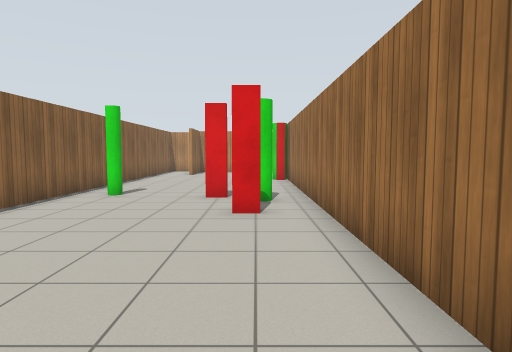
View 1 (above)

15 first-person views from a walk through a world built for the Gazebo simulator. The camera is 1.2 m above the floor, tilts 4° down and sees 75° across. The lines on the ground mark 1 m squares. The floor is counted in squares, 1 m on a side. Each view is taken from the middle of a square. On the plan, view 1 faces up. The plan holds only what a view shows up to about 13 squares ahead; the rest is blank. Gazebo's built-in surfaces are drawn with simple patterns.

View 2
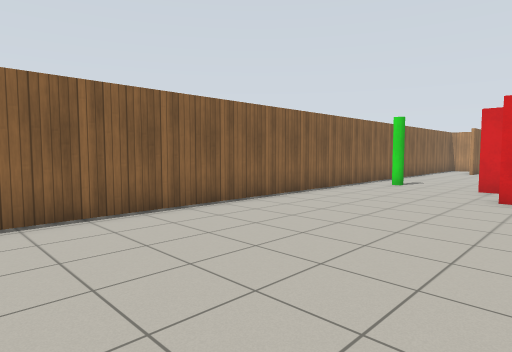

View 3
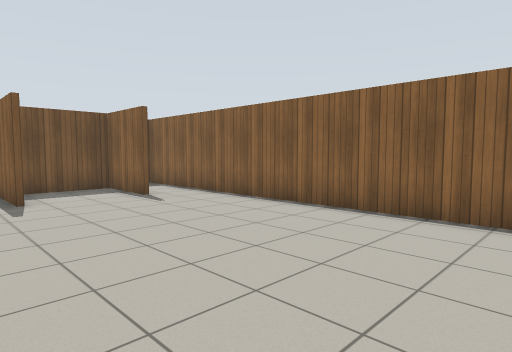

View 4
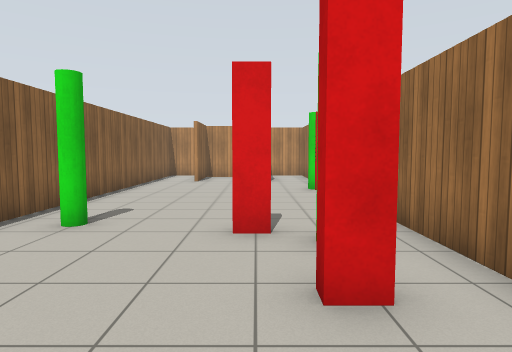

View 5
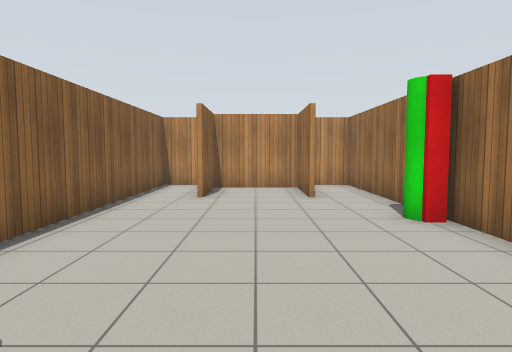

View 6
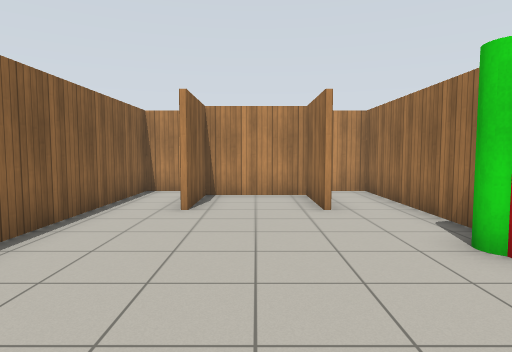

View 7
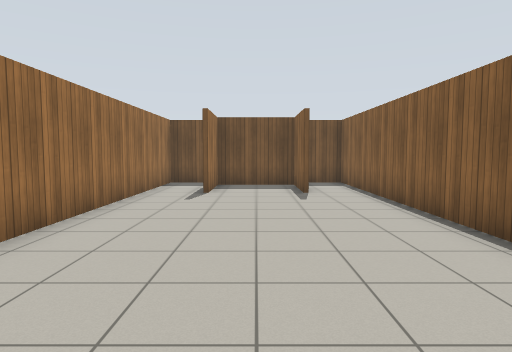

View 8
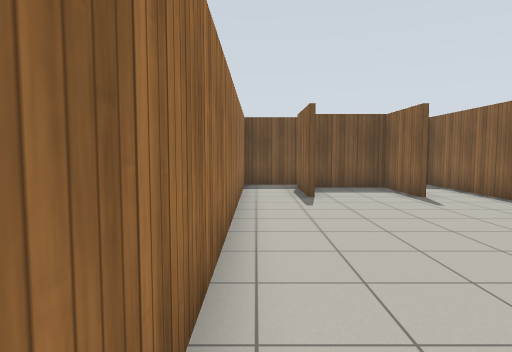

View 9
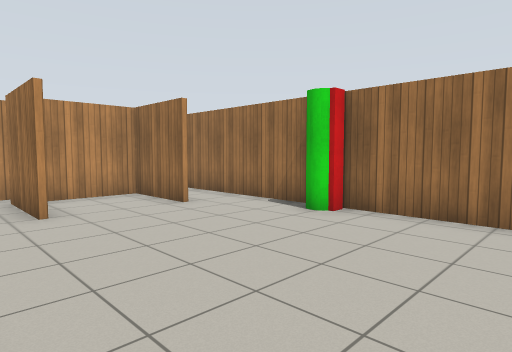

View 10
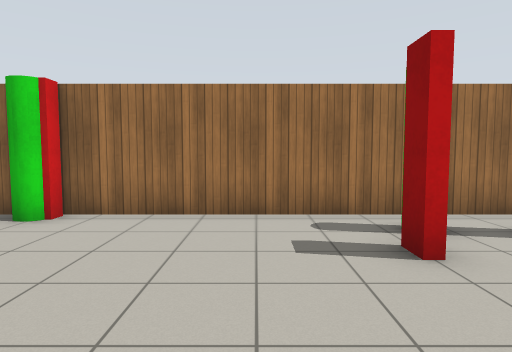

View 11
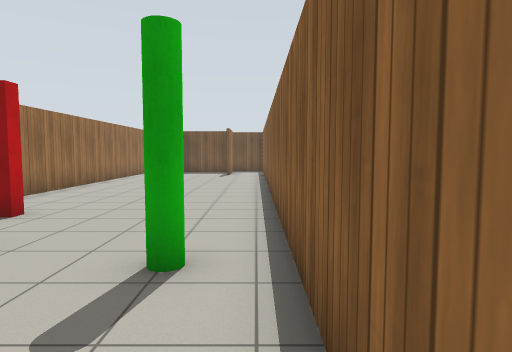

View 12
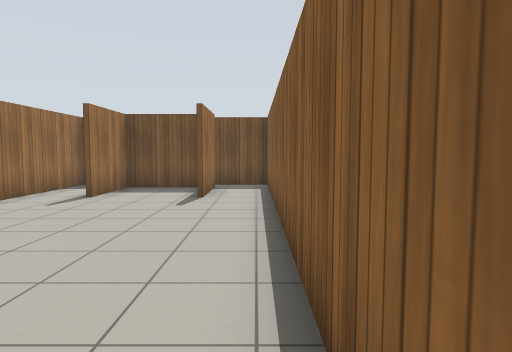

View 13
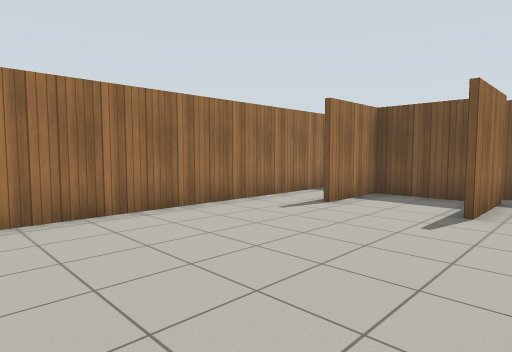

View 14
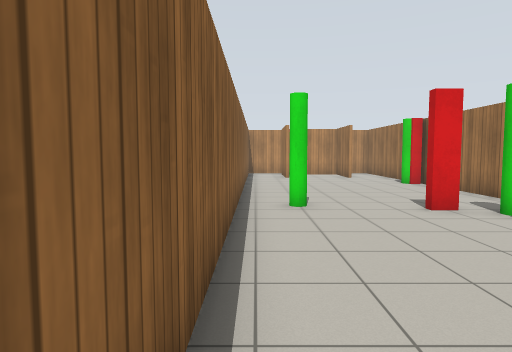

View 15
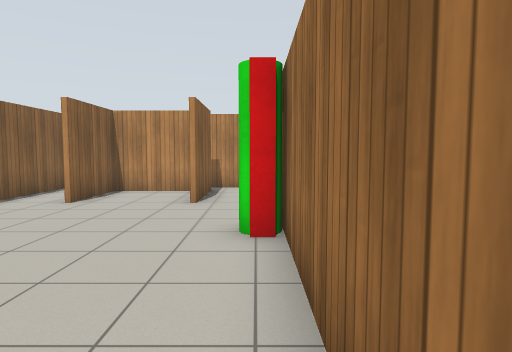

### Floor plan
Points are (right, up) in squares from view 1. A wall is a line through its corners. A room is listed if a view was taken in it or the views show most of it. See-through windows are left out.
Room 1 (views 1, 2, 3, 4, 5, 6, 7, 8, 9, 10, 11, 12, 13, 14, 15)
walls: (1.4, 15.6) (1.4, 21.4) (-0.6, 21.4); (-0.6, 17.9) (-0.6, 20.4) (-3.4, 20.4) (-3.4, 17.9); (-3.6, 17.9) (-3.6, 20.6); (-3.4, -4.9) (-3.4, -7.4) (-0.6, -7.4) (-0.6, -4.9); (-0.4, -4.9) (-0.4, -7.6); (-0.4, 20.6) (-0.4, 17.9); (-3.4, 21.4) (-5.4, 21.4) (-5.4, -8.4) (-3.4, -8.4); (-3.6, -7.6) (-3.6, -4.9); (1.4, -7.4) (1.4, 14.9)
ways out: opening at (1, -8)
objects: green pole (-4, 10); red box (-1, 9); red box (0, 7); green pole (0, 8); green cylinder (1, 15)

Positions as (right, up) in squares from view 1, and headings:
1: (0, 0), facing up
2: (1, -3), facing up-left
3: (1, 4), facing down-left
4: (-1, 4), facing up
5: (-2, 9), facing up
6: (-2, 11), facing up
7: (-2, 5), facing down
8: (1, 4), facing down
9: (-5, 11), facing up-right
10: (-5, 11), facing right
11: (-5, 13), facing down
12: (-5, 4), facing down
13: (-5, 2), facing down-right
14: (-5, 2), facing up
15: (1, 10), facing up
